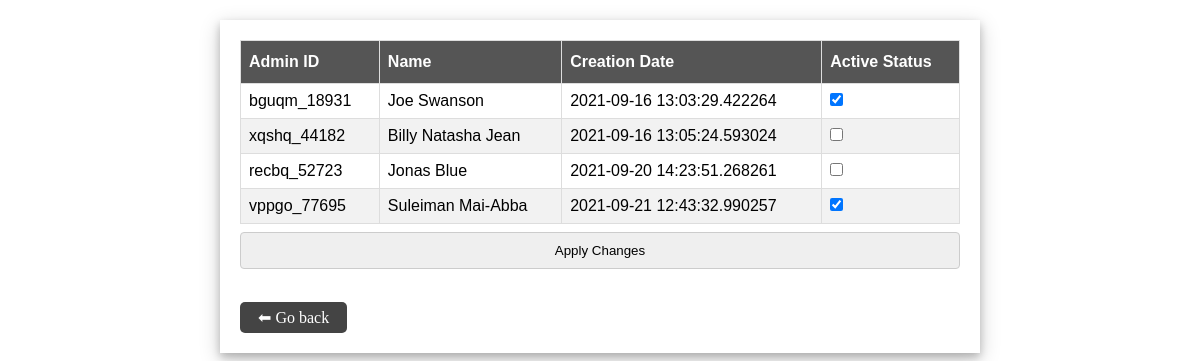
The app's page /super_admin/manage-admins (signed in) with its own data.
### portal/models.py (models this page shows, shortened)
class User():
    acc_role = db.Column(db.String(10), default = 'student')
    first_name = db.Column(db.String(20), nullable = False)
    middle_name = db.Column(db.String(20))
    last_name = db.Column(db.String(20), nullable = False)
    gender = db.Column(db.CHAR(1))
    dob = db.Column(db.Date)
    marital_status = db.Column(db.String(15))
    home_address = db.Column(db.String(128))
    active_status = db.Column(db.Boolean, default = True)
    email = db.Column(db.String(64))
    phone = db.Column(db.String(64))
    password_hash = db.Column(db.String(256))
    @property
    def password(self):
        return AttributeError('ACCESS DENIED')
    """
    Implementing functions required by Flask-Login.
    """

class Admin(User, UserMixin, db.Model):
    __tablename__ = 'admin'
    user_id = db.Column(db.String(20), primary_key = True)
    position = db.Column(db.String(20))
    creation_date = db.Column(db.DateTime, default = datetime.now())

### portal/super/views.py (the view, shortened to what this page needs)
@super.route('/super_admin/manage-admins', methods=['GET', 'POST'])
@role_required('super')
def manage_admins():
    admins = Admin.query.all()
    return render_template('super/manage_admins.html', admins = admins)

### portal/auth/views.py (called while the page is built)
@lm.user_loader
def load_user(user_id):
    session.setdefault('acc_role', '')
    if session['acc_role'] == 'student':
        return Student.query.get(user_id)
    elif session['acc_role'] == 'lecturer':
        return Lecturer.query.get(user_id)
    elif session['acc_role'] == 'admin':
        return Admin.query.get(user_id)
    else:
        return SuperAdmin.query.get(user_id)

### portal/templates/super/manage_admins.html (shortened to what this page needs)
{% extends "base.html" %}
{% block body %}
<div class="main">
{% if current_user.acc_role == 'super' %}
    <form action="{{ url_for('super.manage_admins') }}" method="POST">
        <table>
            <thead>
                <tr>
                    <th>Admin ID</th>
                    <th>Name</th>
                    <th>Creation Date</th>
                    <th>Active Status</th>
                </tr>
            </thead>
            <tbody>
                {% for admin in admins %}
                <tr>
                    <td>{{ admin.user_id }}</td>
                    <td>{{ admin.first_name }} {{ admin.middle_name }} {{ admin.last_name }}</td>
                    <td>{{ admin.creation_date }}</td>
                    <td>
                        {% if admin.active_status %}
                        <input type="checkbox" name="activated" value="{{admin.user_id}}" checked>
                        {% else %}
                        <input type="checkbox" name="activated" value="{{admin.user_id}}">
                        {% endif %}
                    </td>
                </tr>
                {% endfor %}
            </tbody>
        </table>
        <input type="submit" value="Apply Changes" class="green-hov">
    </form>
{% endif %}
    <a class="link-btn" href="{{ url_for('super.home') }}">⬅ Go back</a>
</div>
{% endblock %}

### portal/templates/base.html (shortened to what this page needs)
<!DOCTYPE html>
<html lang="en">
<head>
    <link href="{{ url_for('static', filename='css/style.css') }}" rel="stylesheet" media="all" />
</head>
<body>
    {% block body %}{% endblock %}
</body>
</html>

### portal/static/css/style.css (style rules this page uses)
* { margin: 0; padding: 0; }
* a { text-decoration: none; }
input[type=text], input[type=password], input[type=submit], select { outline: none; width: 100%; padding: 10px 10px; margin: 8px 0; display: inline-block; border: 1px solid #ccc; border-radius: 4px; box-sizing: border-box; }
.link-btn { text-size-adjust: 100%; border: none; display: inline-block; vertical-align: middle; text-decoration: none; text-align: center; cursor: pointer; border-radius: 5px; padding: 6px 18px; color: #ffffff; background-color: rgb(68, 68, 68); box-shadow: none; margin: 25px 0 0 0; }
.main { width: 60%; margin: auto; margin-top: 20px; padding: 20px; box-shadow: 0 4px 8px 0 rgba(0, 0, 0, 0.2), 0 6px 20px 0 rgba(0, 0, 0, 0.2); }
table { font-family: Arial, Helvetica, sans-serif; border-collapse: collapse; width: 100%; }
table td, table th { border: 1px solid #ddd; padding: 8px; }
table tr:nth-child(even) { background-color: #f2f2f2; }
table th { padding-top: 12px; padding-bottom: 12px; text-align: left; background-color: #555555; color: white; }

### records on screen
Admin: user_id "bguqm_18931", first_name "Joe", last_name "Swanson", creation_date "2021-09-16 13:03:29.422264"
Admin: user_id "xqshq_44182", first_name "Billy", middle_name "Natasha", last_name "Jean", creation_date "2021-09-16 13:05:24.593024"
Admin: user_id "recbq_52723", first_name "Jonas", last_name "Blue", creation_date "2021-09-20 14:23:51.268261"
Admin: user_id "vppgo_77695", first_name "Suleiman", last_name "Mai-Abba", creation_date "2021-09-21 12:43:32.990257"
